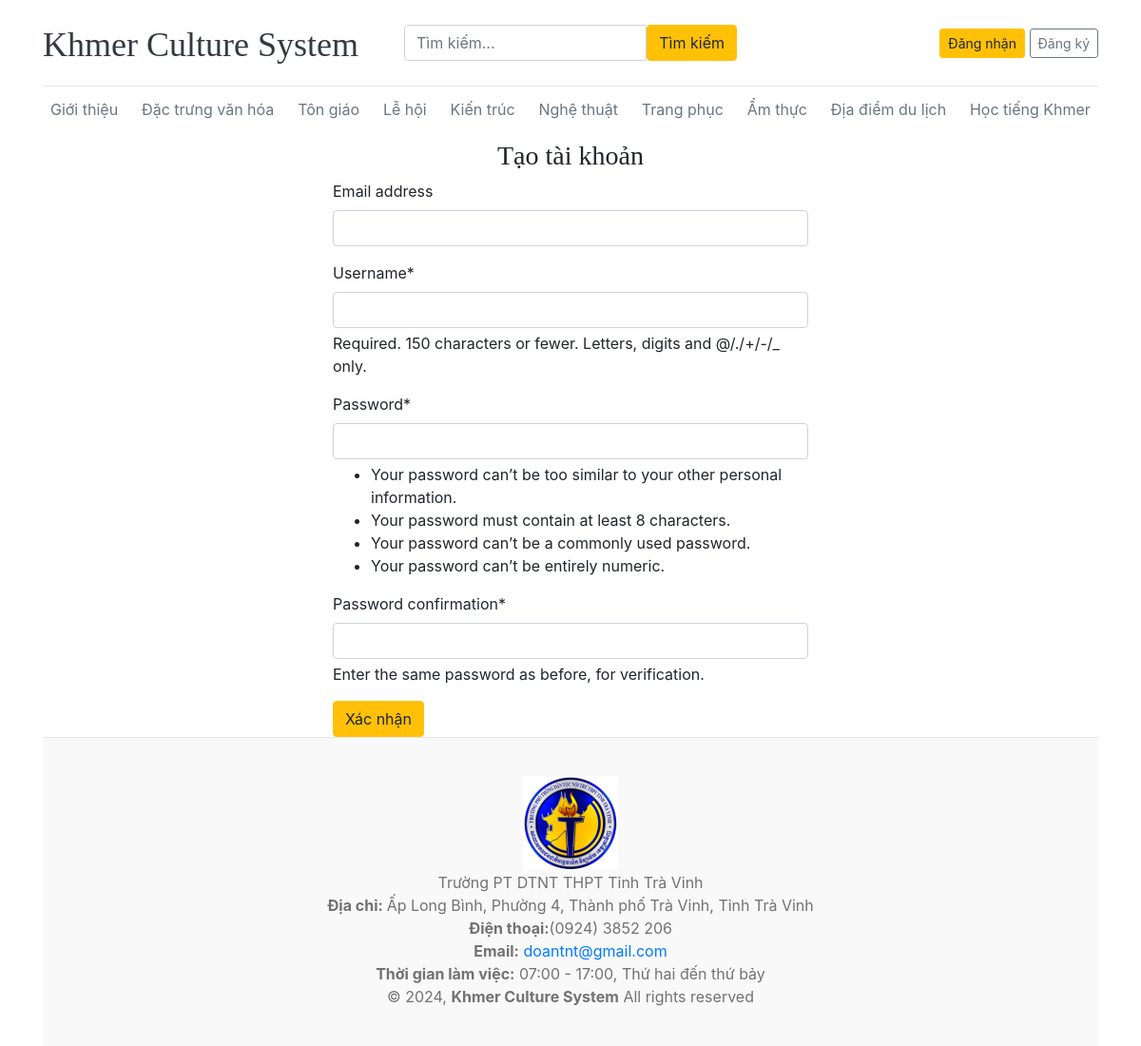
Screenshot of /register/ with the database file from the repository.
### core/models.py (models this page shows, shortened)
class Category(models.Model):
    category_name = models.CharField(max_length=50, unique=True)
    create_at = models.DateTimeField(auto_now_add=True)
    update_at = models.DateTimeField(auto_now_add=True)
    class Meta:
        verbose_name_plural = 'categories'

### core/views.py (the view)
# urls.py: path('register/', views.register, name='register'),
def register(request):
    if request.method == 'POST':
        form = RegistrationForm(request.POST)
        if form.is_valid():
            form.save()
            return redirect('core:register')
        else:
            print(form.errors)
    else:
        form = RegistrationForm()
    context = {
        'form': form,
    }
    return render(request, 'core/register.html', context)

### core/forms.py
class RegistrationForm(UserCreationForm):
    class Meta:
        model = User
        fields = ('email', 'username', 'password1', 'password2')

### core/context_processors.py (called while the page is built)
def get_categories(request):
    categories = Category.objects.all()
    return dict(categories=categories)

def get_social_links(request):
    social_links = SocialLink.objects.all()
    return dict(social_links=social_links)

### templates/core/register.html (shortened to what this page needs)
{% extends 'base.html' %}
{% block content %}
{% load crispy_forms_tags %}
<h3 class="text-center">Tạo tài khoản</h3>
<form action="{% url 'core:register' %}" method="POST" style="width:500px; margin:auto;">
    {{ form | crispy}}
    <button type="submit" class="btn btn-warning">Xác nhận</button>
</form>
{% endblock %}

### templates/base.html (shortened to what this page needs)
{% load static %}
<!DOCTYPE html>
<html lang="en">
<head>
    <link href="https://getbootstrap.com/docs/4.0/dist/css/bootstrap.min.css" rel="stylesheet">
    <link rel="stylesheet" href="https://cdnjs.cloudflare.com/ajax/libs/font-awesome/4.7.0/css/font-awesome.min.css">
    <link href="{% static 'css/blog.css' %}" rel="stylesheet">
  </head>
<body>
    <div class="container">
      <header class="blog-header py-3">
        <div class="row flex-nowrap justify-content-between align-items-center">
          <div class="col-4 pt-1">
            <a class="blog-header-logo text-dark" href="/">Khmer Culture System</a>
          </div>
          <div class="col-4">
            <form action="{% url 'search' %}" method="GET">
              <div class="input-group">
                  <input class="form-control" type="text" name="keyword" value="{{keyword}}" placeholder="Tìm kiếm..." aria-label="Enter search term..." aria-describedby="button-search" />
                  <button type="sumbit" class="btn btn-warning" id="button-search" type="button">Tìm kiếm</button>
            </div>
            </form>
          </div>
          <div class="col-4 d-flex justify-content-end align-items-center">
            {% if not user.is_authenticated %}
            <a class="btn btn-sm btn-warning" href="{% url 'core:login' %}">Đăng nhận</a> &nbsp;
            <a class="btn btn-sm btn-outline-secondary" href="{% url 'core:register' %}">Đăng ký</a>
            {% else %}
            <span><a href="{% url 'dashboards:dashboard' %}">Dashboard</a></span>
            &emsp;
            <span><a href="{% url 'core:logout' %}">Đăng xuất</a><span>
            {% endif %}
          </div>
        </div>
      </header>
      <div class="nav-scroller py-1 mb-2">
        <nav class="nav d-flex justify-content-between">
          {% for cat in categories %}
            <a class="p-2 text-muted" href="{% url 'core:posts_by_category' cat.id %}">{{ cat.category_name }}</a>
          {% endfor %}
            <a class="p-2 text-muted" href="{% url 'learnkhmer:index' %}">Học tiếng Khmer</a>
        </nav>
      </div>
{% block content %}
{% endblock %}
<footer>
<div class="blog-footer">
  <div class="logo mb-30">
    <a href="index.html" class="mb-15"><img src="{% static '/images/DTNTTV.png' %}" alt="logo" /></a>
    <p class="font-lg text-heading">Trường PT DTNT THPT Tỉnh Trà Vinh</p>
  </div>
  <div class="">
            <a><img src=""><a><strong>Địa chỉ: </strong> <span>Ấp Long Bình, Phường 4, Thành phố Trà Vinh, Tỉnh Trà Vinh</span></li> <br>
            <a><img src=""><strong>Điện thoại:</strong><span>(0924) 3852 206</span></li><br>
            <a><img src=""><strong>Email:</strong><span><a href="/cdn-cgi/l/email-protection" class="__cf_email__" data-cfemail="6a190b060f2a240f191e44090507"> doantnt@gmail.com</a></span></li> <br>
            <a><img src=""><strong>Thời gian làm việc:</strong><span> 07:00 - 17:00, Thứ hai đến thứ bảy</span></li> <br>
  </div>
  <div>
    <p class="">&copy; 2024, <strong class="text-brand">Khmer Culture System</strong> All rights reserved</p>
  </div>
</footer>
</body>
</html>

### static/css/blog.css (style rules this page uses)
.blog-header { border-bottom: 1px solid #e5e5e5; }
.blog-header-logo { font-family: "Playfair Display", Georgia, "Times New Roman", serif; font-size: 2.25rem; }
h1, h2, h3, h4, h5, h6 { font-family: "Playfair Display", Georgia, "Times New Roman", serif; }
.blog-footer { padding: 2.5rem 0; color: #727272; text-align: center; background-color: #f9f9f9; border-top: .05rem solid #e5e5e5; list-style-type: none; }
.blog-footer p:last-child { margin-bottom: 0; }

### rows the page displays
Category: category_name "Giới thiệu"
Category: category_name "Đặc trưng văn hóa"
Category: category_name "Tôn giáo"
Category: category_name "Lễ hội"
Category: category_name "Kiến trúc"
Category: category_name "Nghệ thuật"
Category: category_name "Trang phục"
Category: category_name "Ẩm thực"
Category: category_name "Địa điểm du lịch"
